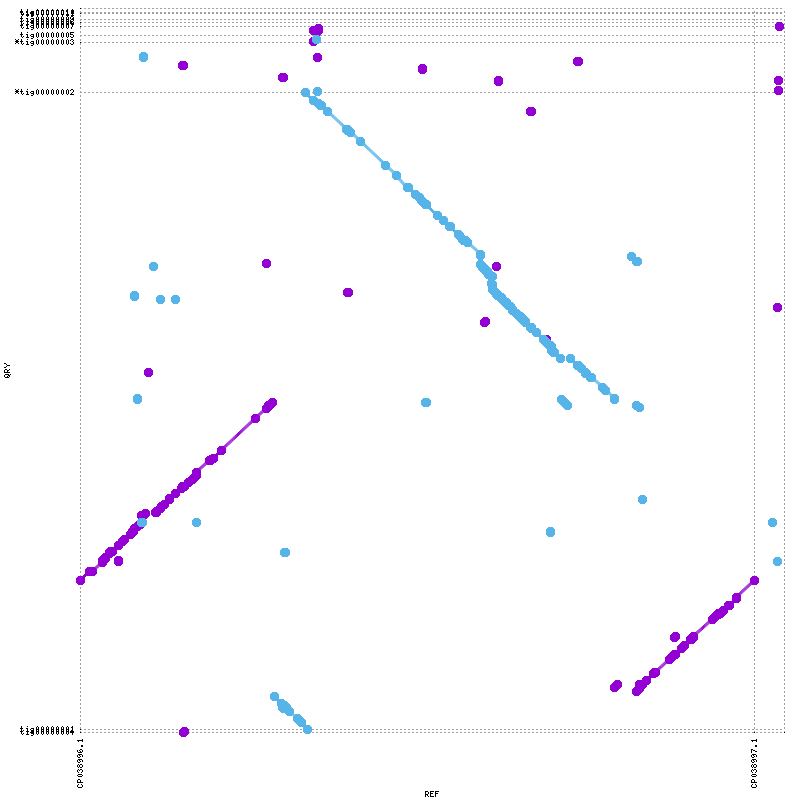

Reproduce this figure in gnuplot.
set terminal png tiny size 800,800
set output "synteny.png"
set xtics rotate ( \
 "CP038996.1" 1.0, \
 "CP038997.1" 2796178.0, \
 "" 2919198 \
)
set ytics ( \
 "tig00000004" 1.0, \
 "tig00000001" 14736.0, \
 "*tig00000002" 2789951.0, \
 "*tig00000003" 3008527.0, \
 "tig00000005" 3037413.0, \
 "tig00000007" 3077424.0, \
 "tig00000006" 3093551.0, \
 "tig00000009" 3108571.0, \
 "tig00000011" 3133422.0, \
 "tig00000010" 3140463.0, \
 "" 3155926 \
)
set size 1,1
set grid
unset key
set border 0
set tics scale 0
set xlabel "REF"
set ylabel "QRY"
set format "%.0f"
set mouse format "%.0f"
set mouse mouseformat "[%.0f, %.0f]"
set xrange [1:2919198]
set yrange [1:3155926]
set style line 1  lt 1 lw 3 pt 6 ps 1
set style line 2  lt 3 lw 3 pt 6 ps 1
set style line 3  lt 2 lw 3 pt 6 ps 1
plot \
 "synteny.fplot" title "FWD" w lp ls 1, \
 "synteny.rplot" title "REV" w lp ls 2
